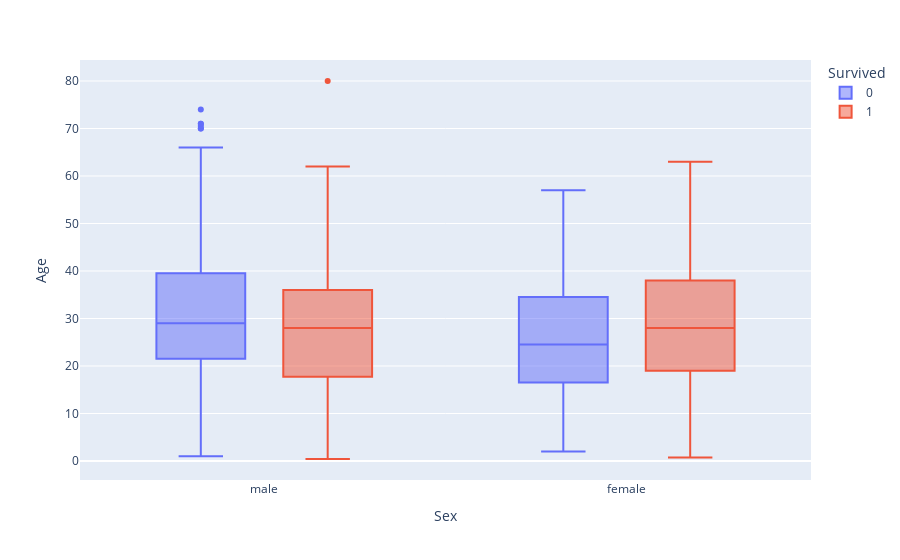

The notebook cell this image was saved under:
### Markdown cell above
# Categorical - Categorical -> Continious Analysis

### Code cell
fig = px.box(df,x="Sex", y="Age",color="Survived")
fig.show()

### Figure 1 — Plotly figure (JSON) as saved in the notebook; plotly's stock layout.template omitted (floating-point values rounded to 4 significant figures; data arrays with more than 128 entries replaced by an {"elided": "..."} marker saying what was removed)
{"data": [{"alignmentgroup": "True", "hovertemplate": "Survived=0<br>Sex=%{x}<br>Age=%{y}<extra></extra>", "legendgroup": "0", "marker": {"color": "#636efa"}, "name": "0", "notched": false, "offsetgroup": "0", "orientation": "v", "showlegend": true, "type": "box", "x": {"elided": "549 str values"}, "x0": " ", "xaxis": "x", "y": {"elided": "549 float values"}, "y0": " ", "yaxis": "y"}, {"alignmentgroup": "True", "hovertemplate": "Survived=1<br>Sex=%{x}<br>Age=%{y}<extra></extra>", "legendgroup": "1", "marker": {"color": "#EF553B"}, "name": "1", "notched": false, "offsetgroup": "1", "orientation": "v", "showlegend": true, "type": "box", "x": {"elided": "342 str values"}, "x0": " ", "xaxis": "x", "y": {"elided": "342 float values"}, "y0": " ", "yaxis": "y"}], "layout": {"boxmode": "group", "legend": {"title": {"text": "Survived"}, "tracegroupgap": 0}, "margin": {"t": 60}, "xaxis": {"anchor": "y", "domain": [0, 1], "title": {"text": "Sex"}}, "yaxis": {"anchor": "x", "domain": [0, 1], "title": {"text": "Age"}}}}
